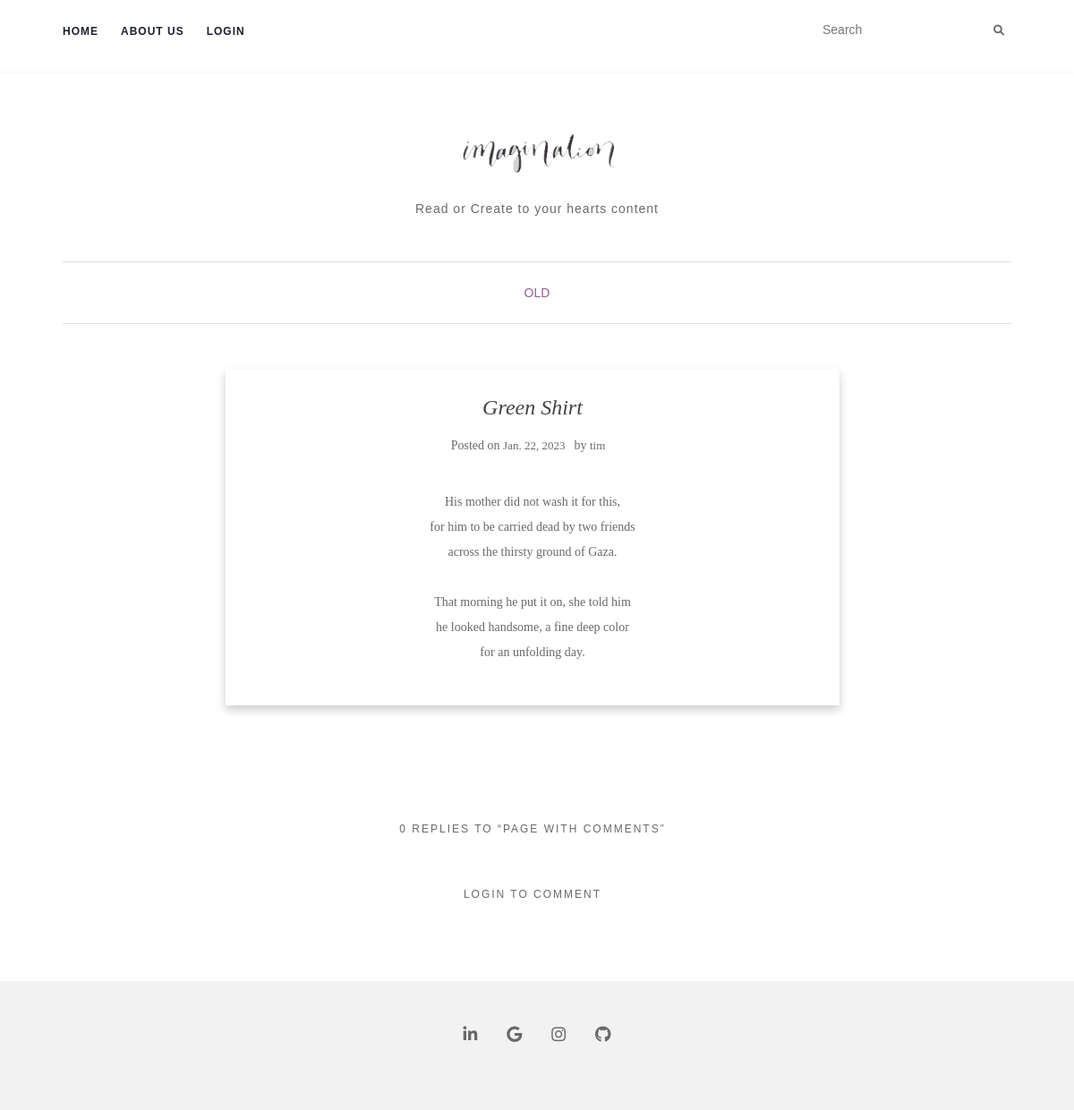
The app's page /poem/28 with its own data.
### base/models.py (models this page shows, shortened)
class poetry(models.Model):
    Author = models.ForeignKey(User, on_delete=models.SET_NULL, null=True)
    category = models.ForeignKey(
        category, on_delete=models.SET_NULL, null=True)
    name = models.CharField(max_length=200)
    content = models.TextField(null=True, blank=True)
    updated = models.DateField(auto_now=True)
    created = models.DateTimeField(auto_now_add=True)
    class Meta:
        ordering = ['-updated', '-created']

class category(models.Model):
    name = models.CharField(max_length=200)
    def __str__(self):
        return self.name

### base/views.py (the view, shortened to what this page needs)
# urls.py: path('poem/<str:slug>', views.poem, name="poem"),
def poem(request, slug):
    Poetry = poetry.objects.get(id=slug)
    Comments = Poetry.comments_set.all().order_by('-created')
    count = str(Comments.count())
    context = {'Poetry': Poetry, 'comments': Comments, 'count': count}
    return render(request, 'base/poem.html', context)

### base/templates/base/poem.html (shortened to what this page needs)
{% extends 'main.html' %}
{% block content %}
<body
	class="post-template-default single single-post postid-1016 single-format-standard wp-custom-logo has-sidebar-right elementor-default elementor-kit-2114">
	{% include 'navbar.html' %}
	<div id="content" class="site-content">
		<div class="container main-content-area">
			<div class="cat-title">
				<ul class="post-categories">
					<li><a href="{% url 'category' %}?q={{Poetry.category}}" rel="category tag">{{Poetry.category}}</a>
					</li>
				</ul>
			</div>
			<div class="row">
				<div class="main-content-inner col-sm-12 col-md-8 no-sidebar">
					<div id="primary" class="content-area">
						<main id="main" class="site-main" role="main">
							<article id="post-1016"
								class="post-1016 post type-post status-publish format-standard has-post-thumbnail hentry category-template-2 tag-codex tag-edge-case tag-featured-image tag-image tag-template">
								<div class="blog-item-wrap">
									<div class="post-inner-content" style="
									padding-bottom: 0px;">
										<div style="
									box-shadow: 0 5px 10px rgb(0 0 0 / 0.2);
																		padding-top: 30px;
																		padding-left: 30px;
																		padding-right: 30px;
																		padding-bottom: 30px;
																		">
											<header class="entry-header page-header">
												<h1 class="entry-title">{{Poetry.name}}</h1>
												<div class="entry-meta">
													<span class="posted-on">Posted on <a
															href="https://colorlibhub.com/activello/template-featured-image-vertical/"
															rel="bookmark"><time class="entry-date published"
																datetime="2015-11-11T15:36:32+00:00">{{Poetry.updated}}</time></a></span>by
													<span class="author vcard"><a class="url fn n"
															href="{% url 'author' %}?q={{Poetry.Author}}">{{Poetry.Author}}</a></span>
												</div>
											</header>
											<div class="entry-content">
												<p>
													<center>{{Poetry.content|linebreaksbr}}</center>
												</p>
											</div>
										</div>
										<br><br>
										<br>
										<br>
										<div id="comments" class="comments-area">
											<h2 class="comments-title">
												{{count}} Replies to &ldquo;Page with comments&rdquo;
											</h2>
											{% if request.user.is_authenticated %}
											<div id="respond" class="comment-respond">
												<h3 id="reply-title" class="comment-reply-title">Leave a Reply <small><a
															rel="nofollow" id="cancel-comment-reply-link"
															href="/activello/about/page-with-comments/#respond"
															style="display:none;">Cancel reply</a></small></h3>
												<form action="" method="post" id="commentform" class="comment-form"
													novalidate>
													{% csrf_token %}
													<textarea id="comment" name="body" cols="45" rows="8"
														aria-required="true" placeholder="Comment"></textarea>
													<p class="form-submit"><input name="submit" type="submit"
															id="submit" class="submit" value="Post Reply" /> <input
															type='hidden' name='comment_post_ID' value='155'
															id='comment_post_ID' />
														<input type='hidden' name='comment_parent' id='comment_parent'
															value='0' />
													</p>
												</form>
											</div>
											{% else %}
											<div>
												<h2 class="comments-title" style="
												margin-bottom: 0px;
												padding-bottom: 0px;
											">login to comment</h2>
											</div>
											{% endif %}
										</div>
									</div>
								</div>
							</article>
						</main>
					</div>
				</div>
			</div>
		</div>
	</div>
	{% endblock %}

### static/css/activello.css (style rules this page uses)
body { color: #696969; background-color: #FFFFFF; word-wrap: break-word; font-family: 'Lora', serif; line-height: 2; font-size: 14px; }
a { color: #393939; text-decoration: none; -webkit-transition: all 0.3s; -moz-transition: all 0.3s; -o-transition: all 0.3s; transition: all 0.3s; }
h1, h2, h3, h4, h5, h6, .h1, .h2, .h3, .h4, .h5, .h6 { color: #696969; font-weight: 400; font-family: 'Montserrat', sans-serif; margin: 30px 0; }
.container { max-width: 1090px; }
h1, .h1 { font-size: 28px; }
h2, .h2 { font-size: 24px; }
p { margin: 15px 0; }
*> p:first-child { margin-top: 0; }
.clear:before, .clear:after, .gallery:before, .gallery:after, .entry-content:before, .entry-content:after, .comment-content:before, .comment-content:after, .site-header:before, .site-header:after, .site-content:before, .site-content:after, .site-footer:before, .site-footer:after, .home-widget-area:before { content: ''; display: table; }
.clear:after, .entry-content:after, .gallery:after, .comment-content:after, .site-header:after, .site-content:after, .site-footer:after, .home-widget-area:before { clear: both; }
.hentry { margin: 0; }
.single article.post { margin-bottom: 50px; }
.page-content, .entry-content, .entry-summary { margin: 20px 0 0; }
.main-content-area { margin-top: 40px; margin-bottom: 40px; }
.entry-meta a { font-size: 13px; color: #6B6B6B; }
.entry-meta { margin-bottom: 20px; }
.page-header { margin-top: 0; border-bottom: 0; padding-bottom: 0; }
.entry-meta span { margin-right: 10px; }
.entry-title { color: #444; margin-bottom: 30px; }
.post-inner-content { padding: 50px 0; }
article.post:first-child .post-inner-content { padding-top: 0; }
.entry-header { text-align: center; }
.entry-title { font-family: "Lora", serif; font-size: 24px; font-style: italic; margin-top: 0; margin-bottom: 15px; }
.cat-title { border-bottom: 1px solid #dedede; margin: -30px 0 50px 0; padding-bottom: 20px; text-align: center; }
.cat-title ul { margin: 0; padding: 0; list-style: none; }
.cat-title ul li { display: inline; }
.cat-title a { color: #8e6193; font-family: "Montserrat", sans-serif; text-transform: uppercase; }
article.post { width: 100%; margin: 0; padding-right: 10px; }
.site-main { max-width: 100%; }
.comments-title, .comment-reply-title { font-size: 12px; margin: 0 0 50px 0; padding-bottom: 10px; letter-spacing: 2px; text-transform: uppercase; text-align: center; }
.gallery-item:hover .gallery-caption, .gallery-item:focus-within .gallery-caption, { opacity: 1; }
.no-sidebar { float: none; margin: 0 auto; }

### records on screen
poetry: category "OLD", name "Green Shirt", updated "Jan. 22, 2023", Author "tim", content "His mother did not wash it for this, for him to be carried dead by two friends across the thirsty ground of Gaza. That morning he put it on, she told him he looked handsome, a fine deep color for an unfolding day."

### other values on screen
{{ count }} "0"
